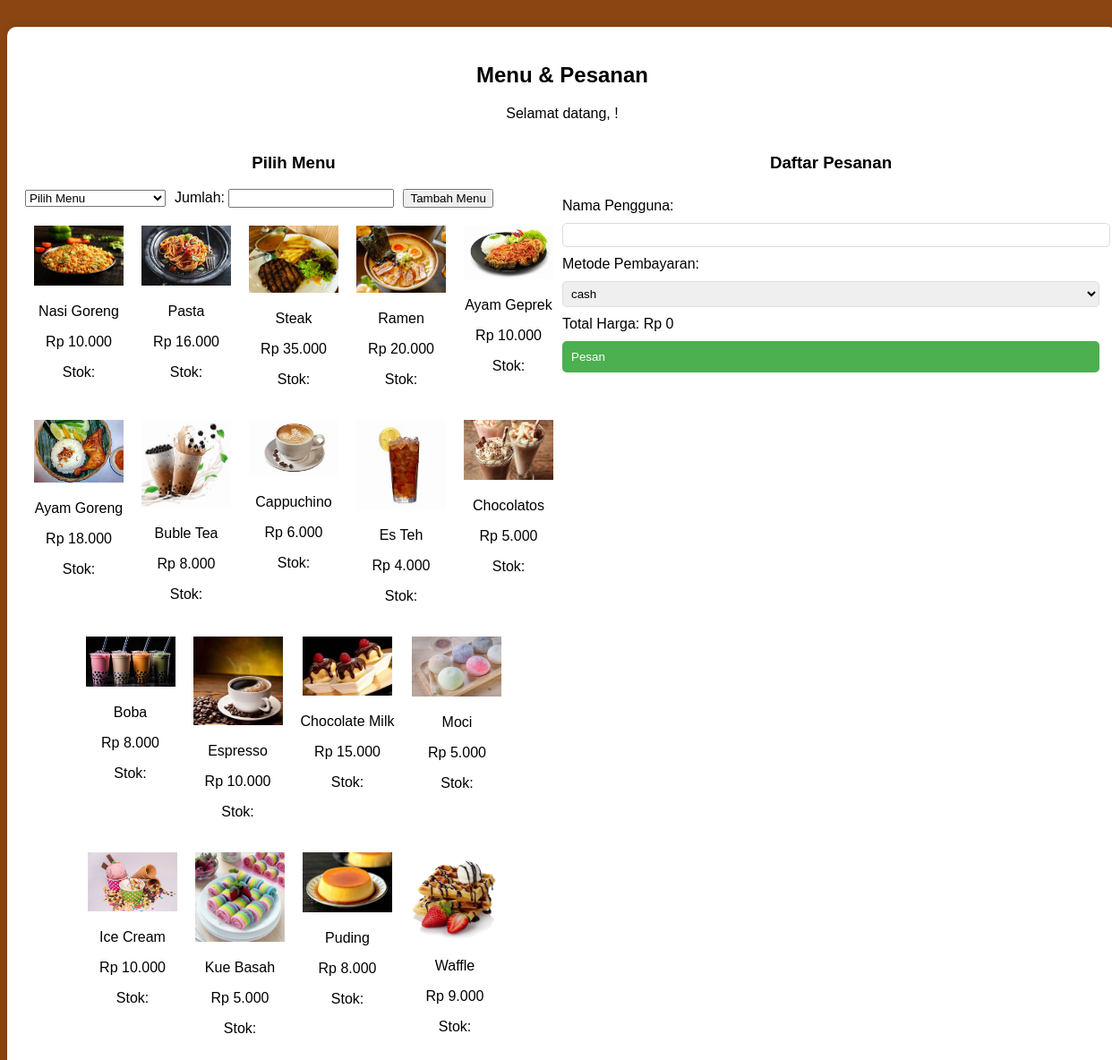
Page /php/menu.php on the committed database.
### tables this page shows
CREATE TABLE `menu` (
  `id_menu` int(11) NOT NULL,
  `kategori` enum('Makanan','Minuman','Dessert','') NOT NULL,
  `nama_menu` varchar(100) NOT NULL,
  `harga` decimal(10,0) NOT NULL,
  `gambar` varchar(100) NOT NULL
);

### php/menu.php (the view, shortened to what this page needs)
<?php
include 'config.php';
$nama_pengguna = isset($_GET['nama_pengguna']) ? $_GET['nama_pengguna'] : '';
$sql = "SELECT * FROM menu";
$result = mysqli_query($conn, $sql);
?>
<!DOCTYPE html>
<html lang="en">
<head>
    <link rel="stylesheet" href="menu.css?v=1.0">
</head>
<body>
    <div class="order-container">
        <h2>Menu & Pesanan</h2>
        <p>Selamat datang, <?php echo htmlspecialchars($nama_pengguna, ENT_QUOTES, 'UTF-8'); ?>!</p>
        <div class="order-content">
            <div class="menu-selection">
                <h3>Pilih Menu</h3>
                <div class="menu-controls">
                    <div>
                        <select id="nama_menu" name="nama_menu">
                            <option value="" data-gambar="" data-harga="" data-stok="">Pilih Menu</option>
                        </select>
                    </div>
                    <div>
                        <label for="jumlah_menu">Jumlah:</label>
                        <input type="number" id="jumlah_menu" name="jumlah_menu" min="1">
                    </div>
                    <button type="button" onclick="addMenu()">Tambah Menu</button>
                </div>
                <div class="menu-images">
                    <?php mysqli_data_seek($result, 0); while ($row = mysqli_fetch_assoc($result)): ?>
                        <div class="menu-image-item">
                            <img src="../images/<?php echo $row['gambar']; ?>" alt="<?php echo $row['nama_menu']; ?>">
                            <p><?php echo $row['nama_menu']; ?></p>
                            <p>Rp <?php echo number_format($row['harga'], 0, ',', '.'); ?></p>
                            <p>Stok: <?php echo $row['stok']; ?></p>
                        </div>
                    <?php endwhile; ?>
                </div>
            </div>
            <div class="order-form">
                <h3>Daftar Pesanan</h3>
                <form method="post" action="">
                    <label for="nama_pengguna">Nama Pengguna:</label>
                    <input type="text" id="nama_pengguna" name="nama_pengguna" value="<?php echo htmlspecialchars($nama_pengguna, ENT_QUOTES, 'UTF-8'); ?>" required>
                    <label for="metode_pembayaran">Metode Pembayaran:</label>
                    <select id="metode_pembayaran" name="metode_pembayaran" required>
                        <?php
                        $sql_pembayaran = "SELECT * FROM metode_pembayaran";
                        $result_pembayaran = mysqli_query($conn, $sql_pembayaran);
                        while ($row_pembayaran = mysqli_fetch_assoc($result_pembayaran)) {
                            echo '<option value="' . htmlspecialchars($row_pembayaran['nama_metode'], ENT_QUOTES, 'UTF-8') . '">' . htmlspecialchars($row_pembayaran['nama_metode'], ENT_QUOTES, 'UTF-8') . '</option>';
                        }
                        ?>
                    </select>
                    <p>Total Harga: Rp <span id="total-harga">0</span></p>
                    <button type="submit">Pesan</button>
                </form>
            </div>
        </div>
    </div>
</body>
</html>

### php/menu.css (style rules this page uses)
body { font-family: Arial, sans-serif; background-color: #8B4513; }
.order-container { width: 100%; max-width: 1200px; margin: 30px auto; background-color: #fff; padding: 20px; border-radius: 10px; box-shadow: 0 0 10px rgba(0, 0, 0, 0.1); text-align: center; }
.order-content { display: flex; justify-content: space-between; flex-wrap: wrap; }
.menu-selection, .order-form { width: 100%; max-width: 600px; margin-bottom: 20px; }
.order-form label, .order-form input, .order-form select, .order-form p, .order-form button { display: block; width: 100%; margin: 10px 0; text-align: left; }
.order-form input, .order-form select { padding: 5px; border: 1px solid #ddd; border-radius: 5px; }
.order-form button { background-color: #4CAF50; color: #fff; border: none; padding: 10px; border-radius: 5px; cursor: pointer; }

### php/menu.php (style rules this page uses)
.menu-controls { display: flex; align-items: center; }
.menu-controls > div { margin-right: 10px; }
.menu-controls select { min-width: 150px; }
.menu-images { display: flex; flex-wrap: wrap; justify-content: center; margin-top: 10px; }
.menu-image-item { margin: 10px; text-align: center; }
.menu-image-item img { max-width: 100px; max-height: 100px; object-fit: cover; }

### rows in the picture
menu: gambar (picture), nama_menu "Nasi Goreng", harga "10.000"
menu: gambar (picture), nama_menu "Pasta", harga "16.000"
menu: gambar (picture), nama_menu "Steak", harga "35.000"
menu: gambar (picture), nama_menu "Ramen", harga "20.000"
menu: gambar (picture), nama_menu "Ayam Geprek", harga "10.000"
menu: gambar (picture), nama_menu "Ayam Goreng", harga "18.000"
menu: gambar (picture), nama_menu "Buble Tea", harga "8.000"
menu: gambar (picture), nama_menu "Cappuchino", harga "6.000"
menu: gambar (picture), nama_menu "Es Teh", harga "4.000"
menu: gambar (picture), nama_menu "Chocolatos", harga "5.000"
menu: gambar+nama_menu (picture), nama_menu "Boba", harga "8.000"
menu: gambar (picture), nama_menu "Espresso", harga "10.000"
menu: gambar (picture), nama_menu "Chocolate Milk", harga "15.000"
menu: gambar (picture), nama_menu "Moci", harga "5.000"
menu: gambar (picture), nama_menu "Ice Cream", harga "10.000"
menu: gambar (picture), nama_menu "Kue Basah", harga "5.000"
menu: gambar (picture), nama_menu "Puding", harga "8.000"
menu: gambar (picture), nama_menu "Waffle", harga "9.000"

### other values in the picture
form field metode_pembayaran "cash"
